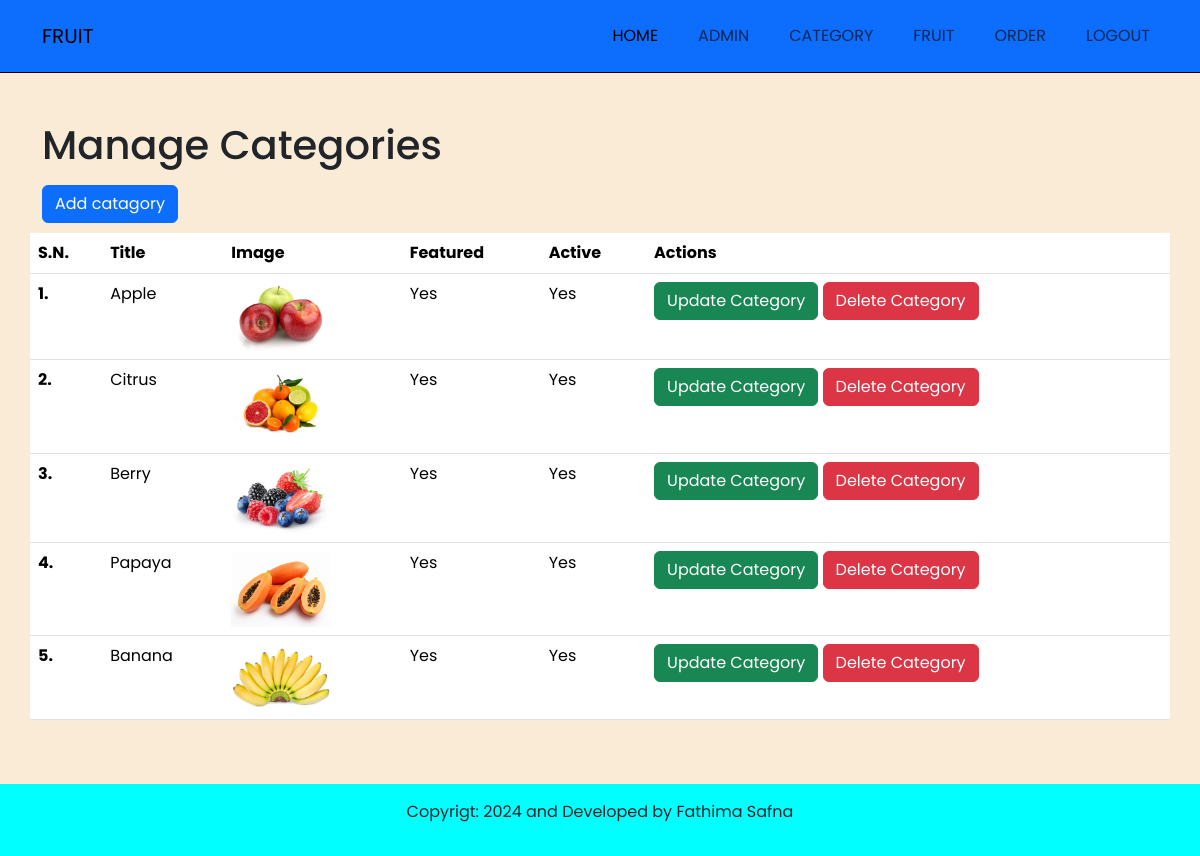
The page /admin/manage-category.php (signed in) on the database its author committed.
### tables this page shows
CREATE TABLE `tbl_catagory` (
  `id` int(10) UNSIGNED NOT NULL,
  `title` varchar(100) NOT NULL,
  `image_name` varchar(255) NOT NULL,
  `feartured` varchar(10) NOT NULL,
  `active` varchar(10) NOT NULL
);

### admin/manage-category.php (the view, shortened to what this page needs)
<?php include('partial/menu.php'); ?>
  <section class= "main">
    <div class= "container">
       <div class= "row py-5">
        <div class="pb-2"><h1>Manage Categories</h1></div>
    <div>
        <a href="<?php echo SITEURL; ?>admin/add-category.php" <button type="button" class="btn btn-primary"> Add catagory</button></a>
        </div> <br> <br>
          <table class="table">
           <thead>
              <tr>
                <th scope="col">S.N.</th>
                <th scope="col">Title</th>
                <th scope="col">Image</th>
                <th scope="col">Featured</th>
                <th scope="col">Active</th>
                <th scope="col">Actions</th>
              </tr>
             </thead>
             <?php
                $sql = "SELECT * FROM tbl_catagory";
                $res = mysqli_query($conn,$sql);
                $count = mysqli_num_rows($res);
                $sn=1;
                if($count>0)
                {
                  while($rows=mysqli_fetch_assoc($res))
                  {
                    $id=$rows['id'];
                    $title=$rows['title'];
                    $image_name=$rows['image_name'];
                    $feartured=$rows['feartured'];
                    $active=$rows['active'];
                    ?>
                      <tbody>
                      <tr>
                        <th scope="row"><?php echo $sn++; ?>.</th>
                        <td><?php echo $title; ?></td>
                        <td>
                          <?php
                          if($image_name!="")
                          {
                            ?>
                            <img src="<?php echo SITEURL; ?>images/category/<?php echo $image_name; ?>"width="100px">
                            <?php
                          }
                          else
                          {
                            echo "<div class= 'text-danger'>Not Added Image</div>";
                          }
                          ?>
                        </td>
                        <td><?php echo $feartured; ?></td>
                        <td><?php echo $active; ?></td>
                        <td>
                        <a href="<?php echo SITEURL; ?>admin/update-category.php?id=<?php echo $id; ?>"<button type="button" class="btn btn-success">Update Category</button></a>
                          <a href="<?php echo SITEURL; ?>admin/delete-category.php?id=<?php echo $id; ?>&image_name=<?php echo $image_name; ?>"<button type="button" class="btn btn-danger">Delete Category</button></a>
                        </td>
                      </tr>
                    </tbody>
                    <?php
                  }
                }
                else
                {
                  ?>
                <tr>
                  <td colspan="6"> No Category Added</td>
                </tr>
                  <?php
                }
             ?>
            </table>
      </div>
   </div>
  </section>
<?php include('partial/end.php'); ?>

### css/admin.css (style rules this page uses)
* { font-family: "Poppins", sans-serif;; }
.main { background-color: antiquewhite; }

### rows shown on the page
tbl_catagory: title "Apple", image_name (picture), feartured "Yes", active "Yes"
tbl_catagory: title "Citrus", image_name (picture), feartured "Yes", active "Yes"
tbl_catagory: title "Berry", image_name (picture), feartured "Yes", active "Yes"
tbl_catagory: title "Papaya", image_name (picture), feartured "Yes", active "Yes"
tbl_catagory: title "Banana", image_name (picture), feartured "Yes", active "Yes"
